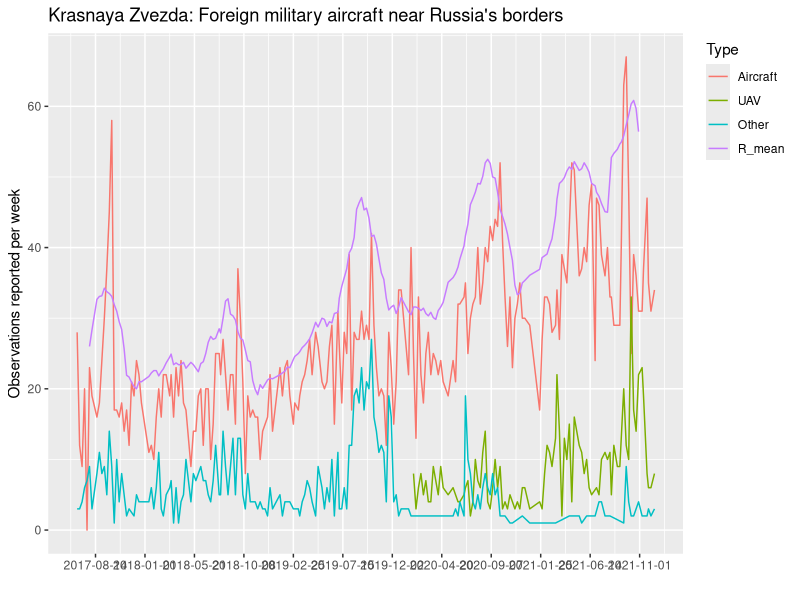

Here is the R script that generated this plot:
setwd("/Users/oysteinsolvang/Documents/NUPI/red_star")
rm(list=ls())
library(tidyverse)
library(zoo) # rolling average
library(readxl) # read excel file

#df <- read.csv2("rs.csv", header=TRUE,skip=1)
df <- as.data.frame(read_excel("scrambles.xlsx"))
colnames(df) <- c("Date","Week","Aircraft","UAV","Other1","Other2","Other3","URL")
df$Date <- as.Date(as.numeric(df$Date), origin = "1899-12-30")
df$Aircraft <- as.numeric(df$Aircraft)
df$UAV <- as.numeric(df$UAV)
df$Other1 <- as.numeric(df$Other1)
df$Other2 <- as.numeric(df$Other2)
df$Other3 <- as.numeric(df$Other3)
df$UAV[is.na(df$UAV)] <- 0
df$Other1[is.na(df$Other1)] <- 0
df$Other2[is.na(df$Other2)] <- 0
df$Other3[is.na(df$Other3)] <- 0
df$Other <- df$Other1+df$Other2+df$Other3
df <- df %>%
    select(Date,Week,Aircraft,UAV,Other)
df <- na.omit(df)
df$wd <- strtrim(df$Date,4)
df$Week <- paste(df$wd,df$Week,sep="-")
df$Other <- ifelse(df$Other == 0, NA, df$Other)
df$UAV  <- ifelse(df$UAV == 0, NA, df$UAV)


d <- df
d$UAV[is.na(d$UAV)] <- 0
d$Other[is.na(d$Other)] <- 0
d$Total <- d$Aircraft+d$UAV+d$Other
df$Total <- d$Total
df$R_mean <- zoo::rollmean(df$Total, k = 12, fill=NA)

df <- df %>%
    select(Date,Week,Aircraft,UAV,Other,Total,R_mean)
d <- gather(df, Type, number, c(Aircraft,UAV,Other,R_mean),factor_key=TRUE) # with rolling mean total
#d <- gather(df, Type, number, c(Aircraft,UAV,Other,Total),factor_key=TRUE) # with raw total

ggplot(d,aes(x=Date,y=number,color=Type)) +
    stat_summary(fun = sum, # adds up all observations for the month
      geom = "line") + # or "line"
    scale_x_date(date_breaks=("20 weeks")) +
#    theme_classic()+
    theme(legend.justification = "top") +
    xlab("")+
    ylab("Observations reported per week") +
    ggtitle("Krasnaya Zvezda: Foreign military aircraft near Russia's borders")
filename <- paste(Sys.Date(),"redstar-scrambles.png",sep="-")
ggsave(filename,height=10,width=30)
